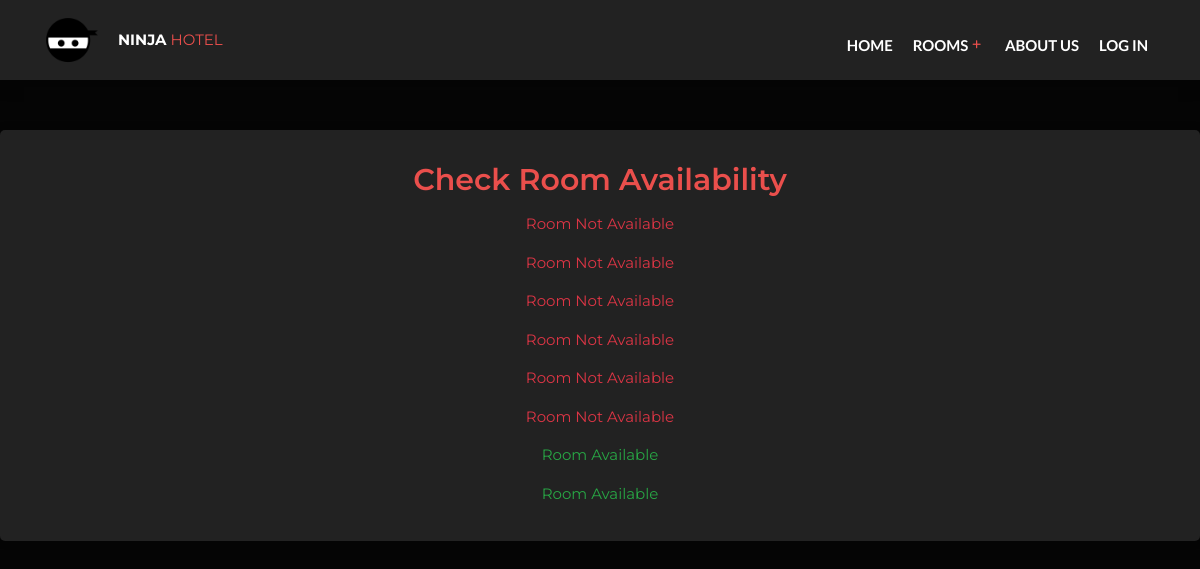
Screenshot of /receptionists/checkroomavailability.php with the database file from the repository.
### tables this page shows
CREATE TABLE `room` (
  `Room_ID` int(20) NOT NULL,
  `room_pic` varchar(20) DEFAULT NULL,
  `room_desription` varchar(300) DEFAULT NULL,
  `num of beds` int(12) NOT NULL,
  `PricePerNight` bigint(255) NOT NULL,
  `avalability` tinyint(1) NOT NULL,
  `capacity` int(200) DEFAULT NULL
);

### receptionists/checkroomavailability.php (the view, shortened to what this page needs)
<?php
include '../tools/connection.php';
include '../tools/navbar.php';
$availabilityQuery = "SELECT * FROM room";
$availabilityResult = $conn->query($availabilityQuery);
?>
<!DOCTYPE html>
<html lang="en">
<head>
    <link rel="stylesheet" href="../css/bootstrap.min.css">
    <link rel="stylesheet" href="../icons/fontawesome/css/all.min.css">
    <link type="text/css" rel="stylesheet" href="../css/style.css" />
</head>
<body style="background-color: rgb(5,5,5);">
    <div class="container1 text-center">
        <div class="room-box">
            <h2 style="color:ea4f4c;">Check Room Availability</h2>
            <?php
            if ($availabilityResult->num_rows > 0) {
                while ($row = $availabilityResult->fetch_assoc()) {
                    $availability = $row['avalability'];
                    $availabilityClass = $availability ? 'availability' : 'unavailability';
                    echo "
                        <div class='room-text $availabilityClass'>
                            <p class='$availabilityClass'>" . ($availability ? 'Room Available' : 'Room Not Available') . "</p>
                        </div>
                    ";
                }
            } else {
                echo "<p>No rooms found.</p>";
            }
            ?>
        </div>
    </div>
</body>
</html>

### css/style.css (style rules this page uses)
body { font-family: 'Montserrat', sans-serif; font-size: 15px; font-weight: 400; color: #798696; overflow-x:hidden; }
h1,h2,h3,h4,h5,h6 { margin-top: 12px; margin-bottom: 15px; font-weight: 600; color: #374050; }
h2 { font-size:30px; }

### receptionists/checkroomavailability.php (style rules this page uses)
.room-box { background-color: #222; padding: 20px; box-shadow: 0 0 10px rgba(0, 0, 0, 0.2); border-radius: 5px; text-align: center; margin-top: 50px; margin-bottom: 50px; color: #fff; }
.availability { color: #28a745; }
.unavailability { color: #dc3545; }

### rows the page displays
room: avalability "Room Not Available"
room: avalability "Room Not Available"
room: avalability "Room Not Available"
room: avalability "Room Not Available"
room: avalability "Room Not Available"
room: avalability "Room Not Available"
room: avalability "Room Available"
room: avalability "Room Available"
